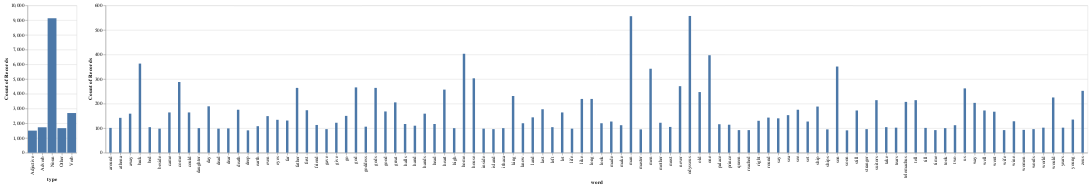

The notebook cell this image was saved under:
### Code cell
# along the type column, we want to support a filter selection
selection = alt.selection(type="multi", fields=['type'])

# we create a composite chart consisting of two sub-charts
# the base holds it together and acts as the concierge taking care of the data
base = alt.Chart(df_pared)

# this shows the types, note that we rely on Altair's aggregation prowess
chart1 = base.mark_bar().encode(
  x = alt.Y('type:N'),
  y = alt.X('count()'),
  # when a bar is selected, the others are displayed with reduced opacity
  opacity=alt.condition(selection, alt.value(1), alt.value(.25)),
).add_selection(selection)

# this chart reacts to the selection made in the left/above chart
chart2 = base.mark_bar(width=5).encode(
  x = 'word:N',
  y = alt.Y('count()'),
).transform_filter(selection)

chart1 | chart2

### Figure 1 — Vega specification as saved in the notebook (floating-point values rounded to 4 significant figures; data arrays with more than 128 entries replaced by an {"elided": "..."} marker saying what was removed)
{"$schema": "https://vega.github.io/schema/vega/v5.json", "data": [{"name": "param_1_store"}, {"name": "source_0", "values": {"elided": "16721 records"}}, {"name": "data_0", "values": [{"__count": 9136, "type": "Noun"}, {"__count": 1667, "type": "Other"}, {"__count": 2693, "type": "Verb"}, {"__count": 1726, "type": "Adverb"}, {"__count": 1499, "type": "Adjective"}]}, {"name": "data_1", "source": "source_0", "transform": [{"type": "filter", "expr": "!length(data(\"param_1_store\")) || vlSelectionTest(\"param_1_store\", datum)"}, {"type": "aggregate", "groupby": ["word"], "fields": [null], "ops": ["count"], "as": ["__count"]}, {"type": "project", "fields": ["__count", "word"]}]}, {"name": "data_0_view_1_x_domain_type", "values": [{"type": "Noun"}, {"type": "Other"}, {"type": "Verb"}, {"type": "Adverb"}, {"type": "Adjective"}]}, {"name": "data_0_view_1_y_domain___count", "values": [{"min": 1499, "max": 9136}]}, {"name": "data_1_concat_1_x_domain_word", "source": "data_1", "transform": [{"type": "aggregate", "groupby": ["word"], "fields": [], "ops": [], "as": []}, {"type": "formula", "expr": "datum['word']", "as": "sort_field"}, {"type": "project", "fields": ["word"]}]}, {"name": "data_1_concat_1_y_domain___count", "source": "data_1", "transform": [{"type": "formula", "expr": "+datum['__count']", "as": "__count"}, {"type": "aggregate", "groupby": [], "fields": ["__count", "__count"], "ops": ["min", "max"], "as": ["min", "max"]}]}], "signals": [{"name": "view_1_x_step", "value": 20}, {"name": "view_1_width", "update": "bandspace(domain('view_1_x').length, 0.1, 0.05) * view_1_x_step"}, {"name": "concat_1_x_step", "value": 20}, {"name": "concat_1_width", "update": "bandspace(domain('concat_1_x').length, 0.1, 0.05) * concat_1_x_step"}, {"name": "unit", "value": {}, "on": [{"events": "pointermove", "update": "isTuple(group()) ? group() : unit"}]}, {"name": "param_1", "update": "vlSelectionResolve(\"param_1_store\", \"union\", true, true)"}], "marks": [{"type": "group", "name": "view_1_group", "encode": {"update": {"height": {"signal": "height"}, "width": {"signal": "view_1_width"}}}, "signals": [{"name": "param_1_tuple", "on": [{"events": [{"source": "scope", "type": "click"}], "update": "datum && item().mark.marktype !== 'group' && indexof(item().mark.role, 'legend') < 0 ? {unit: \"view_1\", fields: param_1_tuple_fields, values: [(item().isVoronoi ? datum.datum : datum)[\"type\"]]} : null", "force": true}, {"events": [{"source": "view", "type": "dblclick"}], "update": "null"}]}, {"name": "param_1_tuple_fields", "value": [{"type": "E", "field": "type"}]}, {"name": "param_1_toggle", "value": false, "on": [{"events": [{"source": "scope", "type": "click"}], "update": "event.shiftKey"}, {"events": [{"source": "view", "type": "dblclick"}], "update": "false"}]}, {"name": "param_1_modify", "on": [{"events": {"signal": "param_1_tuple"}, "update": "modify(\"param_1_store\", param_1_toggle ? null : param_1_tuple, param_1_toggle ? null : true, param_1_toggle ? param_1_tuple : null)"}]}], "marks": [{"type": "rect", "name": "view_1_marks", "from": {"data": "data_0"}, "encode": {"update": {"fill": {"value": "#4c78a8"}, "opacity": [{"value": 1, "test": "!length(data(\"param_1_store\")) || vlSelectionTest(\"param_1_store\", datum)"}, {"value": 0.25}], "y": {"field": "__count", "scale": "view_1_y"}, "y2": {"value": 0, "scale": "view_1_y"}, "width": {"signal": "max(0.25, bandwidth('view_1_x'))"}, "x": {"field": "type", "scale": "view_1_x"}}}, "interactive": true, "style": ["bar"]}], "axes": [{"scale": "view_1_y", "labels": false, "ticks": false, "tickCount": {"signal": "ceil(height/40)"}, "orient": "left", "domain": false, "aria": false, "grid": true, "gridScale": "view_1_x", "maxExtent": 0, "minExtent": 0, "zindex": 0}, {"scale": "view_1_x", "labelAlign": "right", "zindex": 0, "grid": false, "title": "type", "orient": "bottom", "labelAngle": 270, "labelBaseline": "middle"}, {"scale": "view_1_y", "zindex": 0, "orient": "left", "grid": false, "title": "Count of Records", "tickCount": {"signal": "ceil(height/40)"}, "labelOverlap": true}], "style": "cell"}, {"type": "group", "name": "concat_1_group", "encode": {"update": {"width": {"signal": "concat_1_width"}, "height": {"signal": "height"}}}, "marks": [{"type": "rect", "name": "concat_1_marks", "from": {"data": "data_1"}, "encode": {"update": {"y2": {"value": 0, "scale": "concat_1_y"}, "y": {"field": "__count", "scale": "concat_1_y"}, "width": {"value": 5}, "fill": {"value": "#4c78a8"}, "xc": {"field": "word", "scale": "concat_1_x", "band": 0.5}}}, "style": ["bar"], "interactive": false}], "axes": [{"scale": "concat_1_y", "zindex": 0, "gridScale": "concat_1_x", "ticks": false, "aria": false, "maxExtent": 0, "tickCount": {"signal": "ceil(height/40)"}, "orient": "left", "domain": false, "minExtent": 0, "labels": false, "grid": true}, {"scale": "concat_1_x", "labelBaseline": "middle", "labelAngle": 270, "grid": false, "zindex": 0, "orient": "bottom", "title": "word", "labelAlign": "right"}, {"scale": "concat_1_y", "orient": "left", "tickCount": {"signal": "ceil(height/40)"}, "zindex": 0, "labelOverlap": true, "grid": false, "title": "Count of Records"}], "style": "cell"}], "scales": [{"name": "view_1_x", "type": "band", "domain": {"data": "data_0_view_1_x_domain_type", "field": "type", "sort": true}, "range": {"step": {"signal": "view_1_x_step"}}, "paddingOuter": 0.05, "paddingInner": 0.1}, {"name": "view_1_y", "type": "linear", "domain": [{"signal": "(data(\"data_0_view_1_y_domain___count\")[0] || {}).min"}, {"signal": "(data(\"data_0_view_1_y_domain___count\")[0] || {}).max"}], "range": [{"signal": "height"}, 0], "zero": true, "nice": true}, {"name": "concat_1_x", "type": "band", "domain": {"data": "data_1_concat_1_x_domain_word", "field": "word", "sort": true}, "range": {"step": {"signal": "concat_1_x_step"}}, "paddingOuter": 0.05, "paddingInner": 0.1}, {"name": "concat_1_y", "type": "linear", "domain": [{"signal": "(data(\"data_1_concat_1_y_domain___count\")[0] || {}).min"}, {"signal": "(data(\"data_1_concat_1_y_domain___count\")[0] || {}).max"}], "range": [{"signal": "height"}, 0], "zero": true, "nice": true}], "layout": {"padding": 20, "bounds": "full", "align": "each"}, "background": "white", "height": 300, "padding": 5}
